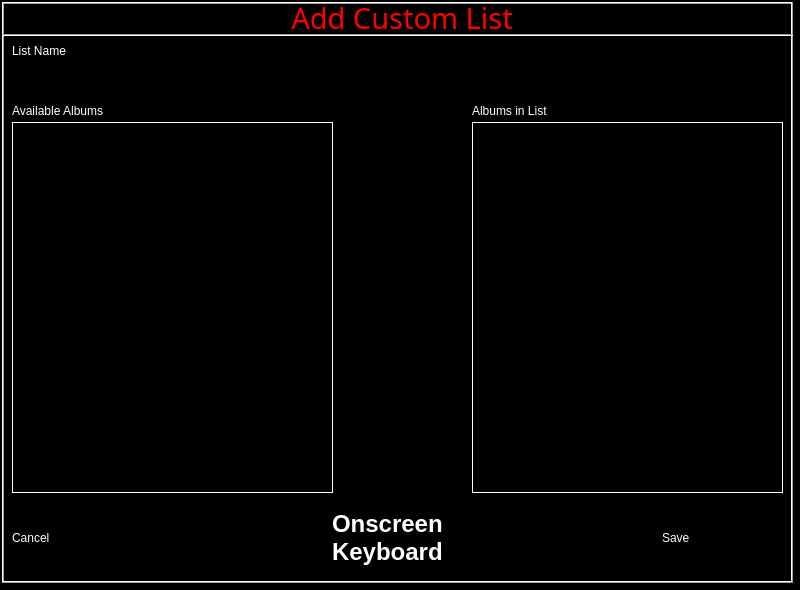
<?xml version="1.0" encoding="UTF-8"?>
<ui version="4.0">
 <class>frmAddEditList</class>
 <widget class="QDialog" name="frmAddEditList">
  <property name="geometry">
   <rect>
    <x>0</x>
    <y>0</y>
    <width>800</width>
    <height>590</height>
   </rect>
  </property>
  <property name="palette">
   <palette>
    <active>
     <colorrole role="WindowText">
      <brush brushstyle="SolidPattern">
       <color alpha="255">
        <red>255</red>
        <green>255</green>
        <blue>255</blue>
       </color>
      </brush>
     </colorrole>
     <colorrole role="Text">
      <brush brushstyle="SolidPattern">
       <color alpha="255">
        <red>255</red>
        <green>255</green>
        <blue>255</blue>
       </color>
      </brush>
     </colorrole>
     <colorrole role="ButtonText">
      <brush brushstyle="SolidPattern">
       <color alpha="255">
        <red>255</red>
        <green>255</green>
        <blue>255</blue>
       </color>
      </brush>
     </colorrole>
     <colorrole role="Base">
      <brush brushstyle="SolidPattern">
       <color alpha="255">
        <red>0</red>
        <green>0</green>
        <blue>0</blue>
       </color>
      </brush>
     </colorrole>
     <colorrole role="Window">
      <brush brushstyle="SolidPattern">
       <color alpha="255">
        <red>0</red>
        <green>0</green>
        <blue>0</blue>
       </color>
      </brush>
     </colorrole>
    </active>
    <inactive>
     <colorrole role="WindowText">
      <brush brushstyle="SolidPattern">
       <color alpha="255">
        <red>255</red>
        <green>255</green>
        <blue>255</blue>
       </color>
      </brush>
     </colorrole>
     <colorrole role="Text">
      <brush brushstyle="SolidPattern">
       <color alpha="255">
        <red>255</red>
        <green>255</green>
        <blue>255</blue>
       </color>
      </brush>
     </colorrole>
     <colorrole role="ButtonText">
      <brush brushstyle="SolidPattern">
       <color alpha="255">
        <red>255</red>
        <green>255</green>
        <blue>255</blue>
       </color>
      </brush>
     </colorrole>
     <colorrole role="Base">
      <brush brushstyle="SolidPattern">
       <color alpha="255">
        <red>0</red>
        <green>0</green>
        <blue>0</blue>
       </color>
      </brush>
     </colorrole>
     <colorrole role="Window">
      <brush brushstyle="SolidPattern">
       <color alpha="255">
        <red>0</red>
        <green>0</green>
        <blue>0</blue>
       </color>
      </brush>
     </colorrole>
    </inactive>
    <disabled>
     <colorrole role="WindowText">
      <brush brushstyle="SolidPattern">
       <color alpha="255">
        <red>133</red>
        <green>131</green>
        <blue>127</blue>
       </color>
      </brush>
     </colorrole>
     <colorrole role="Text">
      <brush brushstyle="SolidPattern">
       <color alpha="255">
        <red>133</red>
        <green>131</green>
        <blue>127</blue>
       </color>
      </brush>
     </colorrole>
     <colorrole role="ButtonText">
      <brush brushstyle="SolidPattern">
       <color alpha="255">
        <red>133</red>
        <green>131</green>
        <blue>127</blue>
       </color>
      </brush>
     </colorrole>
     <colorrole role="Base">
      <brush brushstyle="SolidPattern">
       <color alpha="255">
        <red>0</red>
        <green>0</green>
        <blue>0</blue>
       </color>
      </brush>
     </colorrole>
     <colorrole role="Window">
      <brush brushstyle="SolidPattern">
       <color alpha="255">
        <red>0</red>
        <green>0</green>
        <blue>0</blue>
       </color>
      </brush>
     </colorrole>
    </disabled>
   </palette>
  </property>
  <property name="windowTitle">
   <string>Dialog</string>
  </property>
  <widget class="QFrame" name="frame">
   <property name="geometry">
    <rect>
     <x>2</x>
     <y>2</y>
     <width>791</width>
     <height>581</height>
    </rect>
   </property>
   <property name="frameShape">
    <enum>QFrame::Box</enum>
   </property>
   <property name="frameShadow">
    <enum>QFrame::Raised</enum>
   </property>
   <widget class="QTreeWidget" name="treeAvailableAlbums">
    <property name="geometry">
     <rect>
      <x>10</x>
      <y>120</y>
      <width>321</width>
      <height>371</height>
     </rect>
    </property>
    <property name="font">
     <font>
      <family>Arial</family>
      <pointsize>12</pointsize>
     </font>
    </property>
    <property name="frameShape">
     <enum>QFrame::Box</enum>
    </property>
    <property name="frameShadow">
     <enum>QFrame::Plain</enum>
    </property>
    <attribute name="headerVisible">
     <bool>false</bool>
    </attribute>
    <column>
     <property name="text">
      <string notr="true">1</string>
     </property>
    </column>
   </widget>
   <widget class="QLabel" name="label_3">
    <property name="geometry">
     <rect>
      <x>10</x>
      <y>100</y>
      <width>301</width>
      <height>17</height>
     </rect>
    </property>
    <property name="text">
     <string>Available Albums</string>
    </property>
   </widget>
   <widget class="SKG_Button" name="btnAddAlbums">
    <property name="geometry">
     <rect>
      <x>345</x>
      <y>180</y>
      <width>111</width>
      <height>71</height>
     </rect>
    </property>
    <property name="autoFillBackground">
     <bool>true</bool>
    </property>
    <property name="pixmap">
     <pixmap>resources/arrow-bold-right.jpg</pixmap>
    </property>
   </widget>
   <widget class="SKG_Button" name="btnRemoveAlbums">
    <property name="geometry">
     <rect>
      <x>345</x>
      <y>270</y>
      <width>111</width>
      <height>71</height>
     </rect>
    </property>
    <property name="autoFillBackground">
     <bool>true</bool>
    </property>
    <property name="pixmap">
     <pixmap>resources/arrow-bold-left.jpg</pixmap>
    </property>
   </widget>
   <widget class="QTreeWidget" name="treeAlbumsInList">
    <property name="geometry">
     <rect>
      <x>470</x>
      <y>120</y>
      <width>311</width>
      <height>371</height>
     </rect>
    </property>
    <property name="font">
     <font>
      <family>Arial</family>
      <pointsize>12</pointsize>
     </font>
    </property>
    <property name="frameShape">
     <enum>QFrame::Box</enum>
    </property>
    <property name="frameShadow">
     <enum>QFrame::Plain</enum>
    </property>
    <attribute name="headerVisible">
     <bool>false</bool>
    </attribute>
    <column>
     <property name="text">
      <string notr="true">1</string>
     </property>
    </column>
   </widget>
   <widget class="QLineEdit" name="txtName">
    <property name="geometry">
     <rect>
      <x>10</x>
      <y>60</y>
      <width>301</width>
      <height>27</height>
     </rect>
    </property>
    <property name="styleSheet">
     <string notr="true">background:black;
color:white</string>
    </property>
   </widget>
   <widget class="Line" name="line">
    <property name="geometry">
     <rect>
      <x>0</x>
      <y>32</y>
      <width>800</width>
      <height>3</height>
     </rect>
    </property>
    <property name="orientation">
     <enum>Qt::Horizontal</enum>
    </property>
   </widget>
   <widget class="QLabel" name="label_2">
    <property name="geometry">
     <rect>
      <x>10</x>
      <y>40</y>
      <width>211</width>
      <height>17</height>
     </rect>
    </property>
    <property name="text">
     <string>List Name</string>
    </property>
   </widget>
   <widget class="QLabel" name="lblHeader">
    <property name="geometry">
     <rect>
      <x>0</x>
      <y>0</y>
      <width>800</width>
      <height>31</height>
     </rect>
    </property>
    <property name="palette">
     <palette>
      <active>
       <colorrole role="WindowText">
        <brush brushstyle="SolidPattern">
         <color alpha="255">
          <red>255</red>
          <green>0</green>
          <blue>0</blue>
         </color>
        </brush>
       </colorrole>
       <colorrole role="Text">
        <brush brushstyle="SolidPattern">
         <color alpha="255">
          <red>255</red>
          <green>0</green>
          <blue>0</blue>
         </color>
        </brush>
       </colorrole>
      </active>
      <inactive>
       <colorrole role="WindowText">
        <brush brushstyle="SolidPattern">
         <color alpha="255">
          <red>255</red>
          <green>0</green>
          <blue>0</blue>
         </color>
        </brush>
       </colorrole>
       <colorrole role="Text">
        <brush brushstyle="SolidPattern">
         <color alpha="255">
          <red>255</red>
          <green>0</green>
          <blue>0</blue>
         </color>
        </brush>
       </colorrole>
      </inactive>
      <disabled>
       <colorrole role="WindowText">
        <brush brushstyle="SolidPattern">
         <color alpha="255">
          <red>133</red>
          <green>131</green>
          <blue>127</blue>
         </color>
        </brush>
       </colorrole>
       <colorrole role="Text">
        <brush brushstyle="SolidPattern">
         <color alpha="255">
          <red>133</red>
          <green>131</green>
          <blue>127</blue>
         </color>
        </brush>
       </colorrole>
      </disabled>
     </palette>
    </property>
    <property name="font">
     <font>
      <family>Digital-7</family>
      <pointsize>22</pointsize>
     </font>
    </property>
    <property name="text">
     <string>Add Custom List</string>
    </property>
    <property name="alignment">
     <set>Qt::AlignCenter</set>
    </property>
   </widget>
   <widget class="SKG_Button" name="btnSave">
    <property name="geometry">
     <rect>
      <x>660</x>
      <y>500</y>
      <width>121</width>
      <height>71</height>
     </rect>
    </property>
    <property name="autoFillBackground">
     <bool>true</bool>
    </property>
    <property name="text">
     <string>Save</string>
    </property>
   </widget>
   <widget class="QLabel" name="label_4">
    <property name="geometry">
     <rect>
      <x>470</x>
      <y>100</y>
      <width>301</width>
      <height>17</height>
     </rect>
    </property>
    <property name="text">
     <string>Albums in List</string>
    </property>
   </widget>
   <widget class="SKG_Button" name="btnCancel">
    <property name="geometry">
     <rect>
      <x>10</x>
      <y>500</y>
      <width>121</width>
      <height>71</height>
     </rect>
    </property>
    <property name="autoFillBackground">
     <bool>true</bool>
    </property>
    <property name="text">
     <string>Cancel</string>
    </property>
   </widget>
   <widget class="SKG_Button" name="btnKeyboard">
    <property name="geometry">
     <rect>
      <x>330</x>
      <y>500</y>
      <width>141</width>
      <height>71</height>
     </rect>
    </property>
    <property name="font">
     <font>
      <family>MS Shell Dlg 2</family>
      <pointsize>18</pointsize>
      <weight>75</weight>
      <italic>false</italic>
      <bold>true</bold>
     </font>
    </property>
    <property name="autoFillBackground">
     <bool>true</bool>
    </property>
    <property name="text">
     <string>Onscreen Keyboard</string>
    </property>
    <property name="wordWrap">
     <bool>true</bool>
    </property>
   </widget>
  </widget>
 </widget>
 <customwidgets>
  <customwidget>
   <class>SKG_Button</class>
   <extends>QLabel</extends>
   <header>skg_button.h</header>
  </customwidget>
 </customwidgets>
 <resources/>
 <connections/>
</ui>
